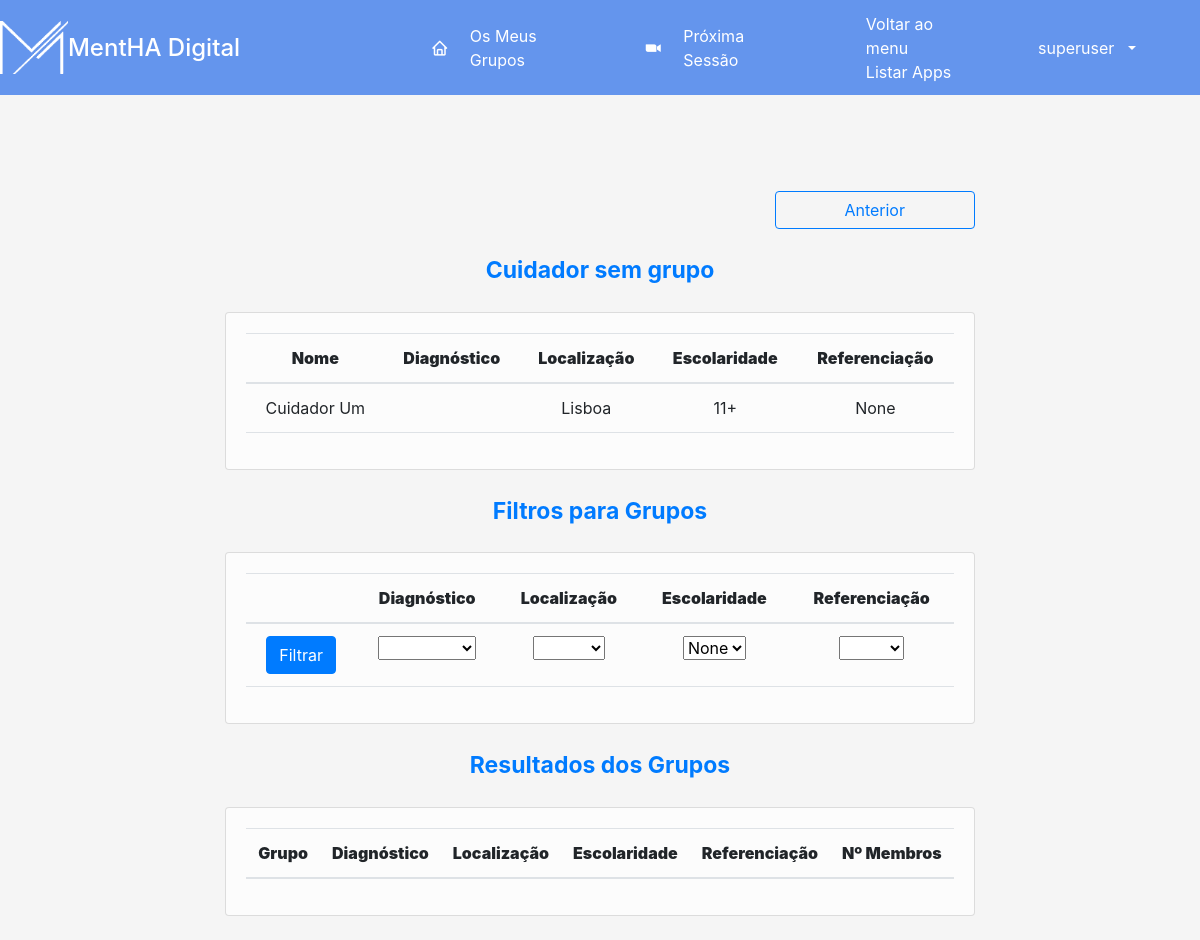
/diario/filter_group/1 (signed in), run on the app's committed database.
### diario/models.py (models this page shows, shortened)
class Utilizador(models.Model):
    user = models.ForeignKey(settings.AUTH_USER_MODEL, on_delete=models.CASCADE, default=None, blank=True,
                                   null=True)
    info_sensivel = models.ForeignKey(InformacaoSensivel, on_delete=models.CASCADE, default=None, blank=True, null=True)
    opSexo = (
        ("Feminino", "Feminino"),
        ("Masculino", "Masculino"),
        ("Outros", "Outros")
    )
    sexo = models.CharField(max_length=20, choices=opSexo, default="", blank=False, null=False)
    idade = models.CharField(max_length=20, default="", blank=True, null=True)
    nascimento = models.DateField(null=True, blank=True)
    data_entrada = models.DateTimeField(auto_now_add=True, null=True, blank=True)
    nacionalidade = models.CharField(max_length=20, default="", blank=True, null=True)
    localizacao = models.CharField(max_length=20, default="", blank=True, null=True)
    class Meta:
        abstract = True

class Cuidador(Utilizador):
    opEscolaridade = (
        ("Analfabeto", "Analfabeto"),
        ("1-4", "1-4"),
        ("5-10", "5-10"),
        ("11+", "11+")
    )
    opRegime = (
        ("Online", "Online"),
        ("Presencial", "Presencial"),
        ("Misto", "Misto")
    )
    escolaridade = models.CharField(max_length=20, choices=opEscolaridade, default="1-4", blank=False, null=False)
    referenciacao = models.CharField(max_length=20, default="",null=True, blank=True)
    regime = models.CharField(max_length=20, choices=opRegime, default="Online", blank=False, null=False)
    grupo = models.ManyToManyField(Grupo, blank=True, related_name='cuidadores')
    @property
    def doencas(self):
        participantes = self.participantes.all()
        diagnosticos = []
        for participante in list(participantes):
            diagnosticos += [obj.nome for obj in participante.diagnosticos.all()]
        diagnosticos = set(diagnosticos)  # remove duplicados
        return diagnosticos
    def __str__(self):
        return f'{self.info_sensivel.nome}'

class InformacaoSensivel(models.Model):
    nome = models.CharField(max_length=100)
    email = models.EmailField(max_length=100, blank=True, null=True)
    telemovel = models.CharField(max_length=20, default="", blank=True, null=True)
    imagem = models.ImageField(null=True, blank=True, upload_to='images/')

### diario/decorators.py (the view)
        def wrapper(request, *args, **kwargs):
            if request.user.groups.filter(name__in=groups).exists() or 'Todos' in groups:
                return function(request, *args, **kwargs)
            else:
                raise Http404

### diario/models.py (called while the page is built)
    def __str__(self):
        return f'{self.nome}'

### diario/views.py (called while the page is built)
@register.filter
def get_item(dictionary, key):
    return dictionary.get(key)

### diario/templates/diario/filter_groups.html (shortened to what this page needs)
{% extends 'diario/base.html' %}
{% load static %}
{% block main %}
<div id="wrapper">
    <div class="d-flex flex-column" id="content-wrapper">
        <div id="content">
            <div class="container-fluid">
                <div class="container text-center">
                    <div class="row">
                        <div class="col align-self-center">
                            <div class="d-grid gap-2 d-md-flex justify-content-md-end">
                                <form action="{% url 'diario:dashboard_Care' %}">
                                    <button type="submit" class="btn btn-outline-primary" style="width: 200px">Anterior
                                    </button>
                                </form>
                            </div>
                        </div>
                    </div>
                </div>
                <div class="container text-center">
                    <div class="row">
                        <div class="col align-self-center">
                            <p class="text-primary m-0 fw-bold"
                               style="margin: 5px; font-size: 23px">Cuidador sem grupo
                            </p>
                        </div>
                    </div>
                </div>
                <div class="container text-center">
                    <div class="row">
                        <div class="col align-self-center">
                            <div class="card">
                                <div class="card-body">
                                    <div class="table-responsive">
                                        <table class="table ">
                                            <thead>
                                            <tr>
                                                <th style="text-align: center;">
                                                    <strong>Nome</strong></th>
                                                <th style="text-align: center;">
                                                    <strong>Diagnóstico</strong></th>
                                                <th style="text-align: center;">
                                                    <strong>Localização</strong></th>
                                                <th style="text-align: center;">
                                                    <strong>Escolaridade</strong></th>
                                                <th style="text-align: center;">
                                                    <strong>Referenciação</strong></th>
                                            </tr>
                                            </thead>
                                            <tbody>
                                            <tr>
                                                <td style="text-align: center;">{{ cuidador }}</td>
                                                <td style="text-align: center;">
                                                    </td>
                                                <td style="text-align: center;">{{ cuidador.localizacao }}</td>
                                                <td style="text-align: center;">{{ cuidador.escolaridade }}</td>
                                                <td style="text-align: center;">{{ cuidador.referenciacao }}</td>
                                            </tr>
                                            </tbody>
                                        </table>
                                    </div>
                                </div>
                            </div>
                        </div>
                    </div>
                </div>
                <div class="container text-center">
                    <div class="row">
                        <div class="col align-self-center">
                            <p class="text-primary m-0 fw-bold"
                               style="margin: 5px; font-size: 23px">Filtros para Grupos
                            </p>
                        </div>
                    </div>
                </div>
                <div class="container text-center">
                    <div class="row">
                        <div class="col align-self-center">
                            <div class="card">
                                <div class="card-body">
                                    <div class="table-responsive">
                                        <table class="table ">
                                            <thead>
                                            <tr>
                                                <th style="text-align: center;"></th>
                                                <th style="text-align: center;">
                                                    <strong>Diagnóstico</strong></th>
                                                <th style="text-align: center;">
                                                    <strong>Localização</strong></th>
                                                <th style="text-align: center;">
                                                    <strong>Escolaridade</strong></th>
                                                <th style="text-align: center;">
                                                    <strong>Referenciação</strong></th>
                                            </tr>
                                            </thead>
                                            <tbody>
                                            <tr>
                                                <td>
                                                    <input form="filtro" type="submit" value="Filtrar"
                                                           class="btn btn-primary">
                                                </td>
                                                <form id="filtro"
                                                      action="{% url 'diario:filter_group' cuidador.id %}"
                                                      method="POST">
                                                    {% for campo,opcoes in lista_pesquisa.items %}
                                                    <td class="opcao">
                                                        <select name="{{ campo }}" id="">
                                                            <option value=""></option>
                                                            {% for opcao in opcoes %}
                                                                {% if selecoes|get_item:campo == opcao %}
                                                                    <option value="{{ opcao }}" selected>
                                                                        {{ opcao }}
                                                                    </option>
                                                                {% elif campo == 'diagnostico' or campo == 'referenciacao' %}
                                                                    <option value="{{ opcao.0 }}">
                                                                    </option>
                                                                {% else %}
                                                                    <option value="{{ opcao }}">
                                                                    </option>
                                                                {% endif %}
                                                            {% endfor %}
                                                        </select>
                                                    </td>
                                                    {% endfor %}
                                                </form>
                                            </tr>
                                            </tbody>
                                        </table>
                                    </div>
                                </div>
                            </div>
                        </div>
                    </div>
                </div>
                <div class="container text-center">
                    <div class="row">
                        <div class="col align-self-center">
                            <p class="text-primary m-0 fw-bold"
                               style="margin: 5px; font-size: 23px">Resultados dos Grupos
                            </p>
                        </div>
                    </div>
                </div>
                <div class="container text-center">
                    <div class="row">
                        <div class="col align-self-center">
                            <div class="card">
                                <div class="card-body">
                                    <div class="table-responsive">
                                        <table class="table ">
                                            <thead>
                                            <tr>
                                                <th style="text-align: center;">
                                                    <strong>Grupo</strong></th>
                                                <th style="text-align: center;">
                                                    <strong>Diagnóstico</strong></th>
                                                <th style="text-align: center;">
                                                    <strong>Localização</strong></th>
                                                <th style="text-align: center;">
                                                    <strong>Escolaridade</strong></th>
                                                <th style="text-align: center;">
                                                    <strong>Referenciação</strong></th>
                                                <th style="text-align: center;">
                                                    <strong>Nº Membros</strong></th>
                                            </tr>
                                            </thead>
                                        </table>
                                    </div>
                                </div>
                            </div>
                        </div>
                    </div>
                </div>
            </div>
        </div>
    </div>
</div>
{% endblock %}

### diario/templates/diario/base.html (shortened to what this page needs)
<!DOCTYPE html>
{% load static %}
<html lang="pt">
<head>
    <link href="https://cdn.jsdelivr.net/npm/bootstrap@5.2.0/dist/css/bootstrap.min.css" rel="stylesheet"
>
    <link href='https://unpkg.com/boxicons@2.0.7/css/boxicons.min.css' rel='stylesheet'>
    <link rel="stylesheet" href="https://cdn.jsdelivr.net/npm/bootstrap@4.0.0/dist/css/bootstrap.min.css">
    <link href="{% static 'diario/style.css'%}?{% now 'U' %}" rel="stylesheet">
</head>
<body id="layout">
    <div class="sidebar">
        <div class="logo-details">
            <img src="{% static 'diario/img/mentha-logo.png' %}" alt=""
                 style="width:20%;">
            <span class="logo_name">MentHA Digital</span>
        </div>
            <div class="nav-links max-left">
                <a href="{% url 'diario:dashboard_Care' %}" class="active">
                    <i class="bx bx-home"></i>
                    <span class="links_name">Os Meus Grupos</span>
                </a>
            </div>
            <div class="nav-links">
                {% block menu %}
                <a href="{% url 'diario:nextSession' %}">
                    <i class='bx bxl-zoom'></i>
                    <span class="links_name">Próxima Sessão</span>
                </a>
                {% endblock %}
            </div>
      <div class="nav-links">
          <div onclick="listar_apps()">Voltar ao menu</div>
          <div id="listar-apps" >Listar Apps</div>
      </div>
            <div class="profile-details nav-links">
                    <a class="nav-link dropdown-toggle" href="#" role="button" data-bs-toggle="dropdown"
                    aria-expanded="false">
                        <span class="admin_name">{{ request.user }}</span>
                    </a>
            </div>
    </div>
    <div id="content">
        {% block main %}
        {% endblock main %}
    </div>
</body>
</html>

### diario/static/diario/style.css (style rules this page uses)
#layout { background-color: rgba(0, 0, 0, 0.04); }
.card { background-color: rgba(255, 255, 255, 0.65); }
#content { display:flex; flex-direction: row; align-items: flex-start; justify-content: center; }
#layout { display: grid; grid-template-columns: 1fr; grid-template-rows: 95px 1fr; }
.sidebar { display: flex; flex-direction: row; height: 100%; background: cornflowerblue; transition: all 0.5s ease; align-items: center; gap: 35px; }
.nav-links { color: white; }
.container-fluid { max-width: 120ch; }
.sidebar .nav-links a { height: 100%; width: 100%; display: flex; align-items: center; text-decoration: none; transition: all 0.4s ease; }
.sidebar .nav-links i { min-width: 60px; text-align: center; font-size: 18px; }
.sidebar .logo-details { height: 80px; display: flex; align-items: center; }
.profile-details { display: flex; align-items: center; border-radius: 6px; height: 50px; min-width: 190px; padding: 0 15px 0 2px; }
.profile-details .admin_name { margin: 0 10px; white-space: nowrap; }
.sidebar a:link, .sidebar a:visited { color: white; background-color: transparent; text-decoration: none; }
.max-left { margin-left: auto; }
.sidebar .logo-details .logo_name { color: #fff; font-size: 24px; font-weight: 500; }
body { height: 100vh; }

### data on the page
Cuidador: info_sensivel.nome "Cuidador Um", localizacao "Lisboa", escolaridade "11+", referenciacao "None"

### other printed values
{{ request.user }} "superuser"
form field escolaridade "None"
